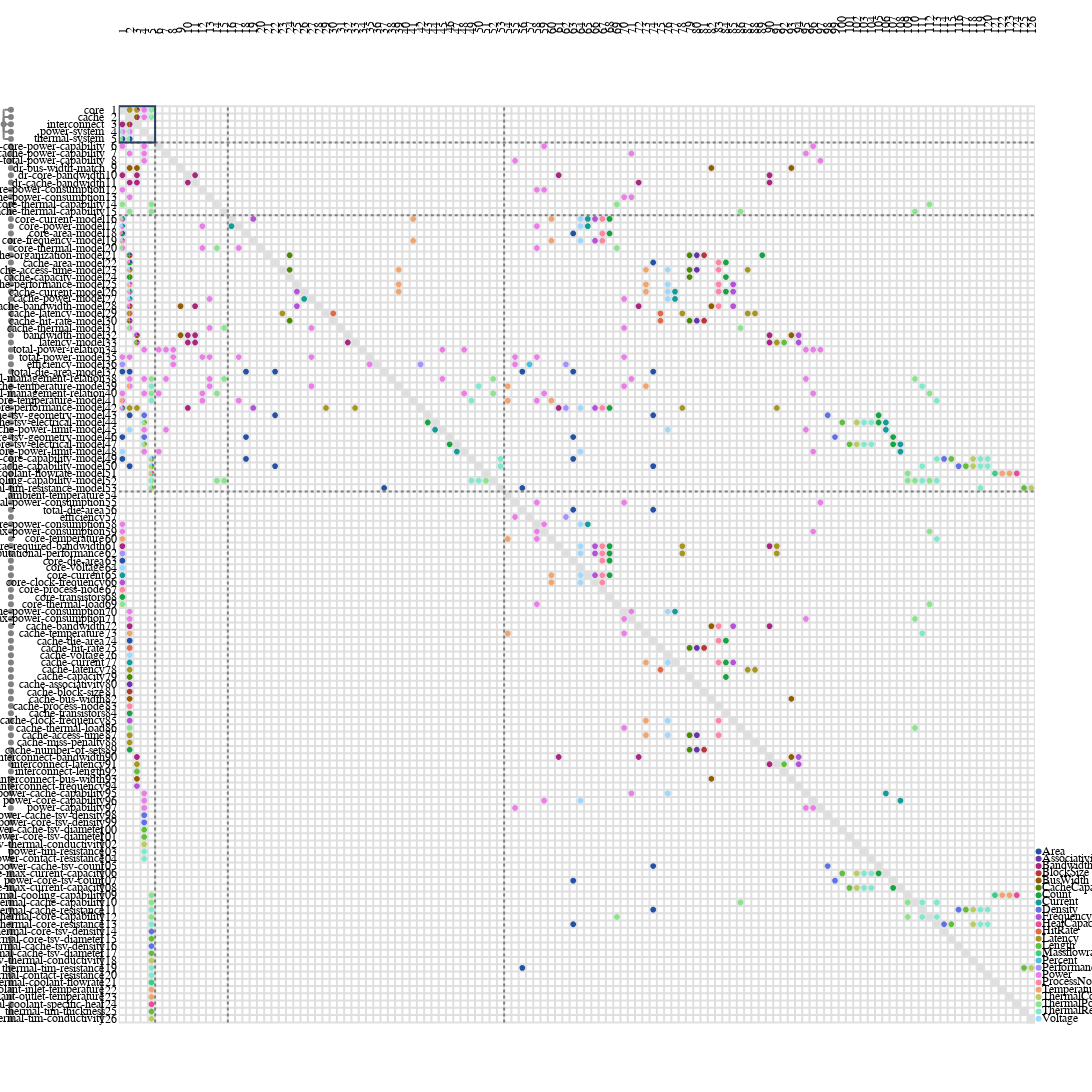

Here is the notebook cell this chart was saved with:
### Code cell
figure = raesl.plot.mdm(
    graph,
    # node_kinds=["component", "variable", "function_spec", "design_spec", "relation_spec"],
    # edge_kinds=["functional_dependency", "mapping_dependency"],
    depth=2,
)
figure.write_image("figures/mdm.svg")
figure.show()
